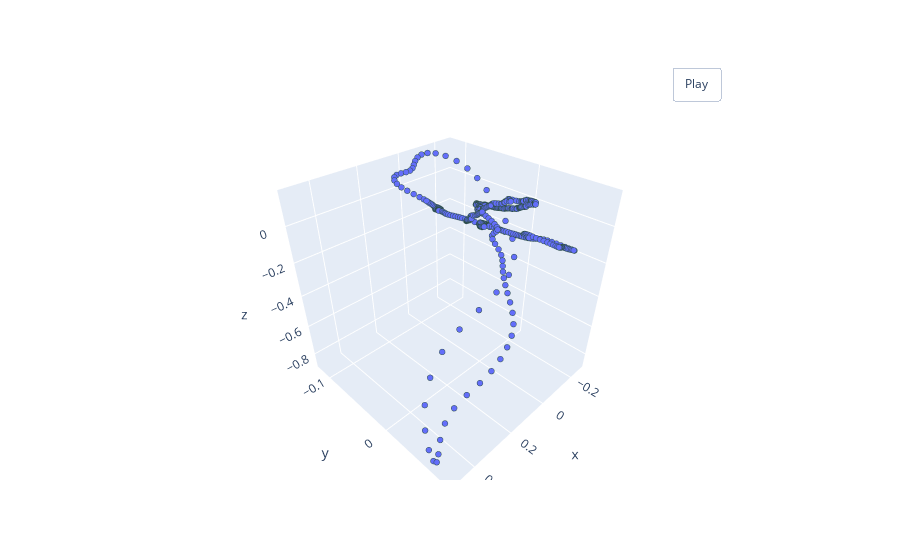

Notebook source saved alongside this figure:
### Markdown cell above
__Пример добавления небольшого шума:__

### Code cell
sampled_point_cloud = RandomNoise(std=0.00)(norm_pointcloud)
pcshow(*sampled_point_cloud.T)

### Figure 1 — Plotly figure (JSON) as saved in the notebook; plotly's stock layout.template omitted (floating-point values rounded to 4 significant figures; data arrays with more than 128 entries replaced by an {"elided": "..."} marker saying what was removed)
{"data": [{"marker": {"line": {"color": "DarkSlateGrey", "width": 2}, "size": 2}, "mode": "markers", "type": "scatter3d", "x": {"elided": "534 float values"}, "y": {"elided": "534 float values"}, "z": {"elided": "534 float values"}}], "layout": {"updatemenus": [{"buttons": [{"args": [null, {"frame": {"duration": 50, "redraw": true}, "fromcurrent": true, "mode": "immediate", "transition": {"duration": 0}}], "label": "Play", "method": "animate"}], "pad": {"r": 10, "t": 45}, "showactive": false, "type": "buttons", "x": 0.8, "xanchor": "left", "y": 1, "yanchor": "bottom"}]}}
